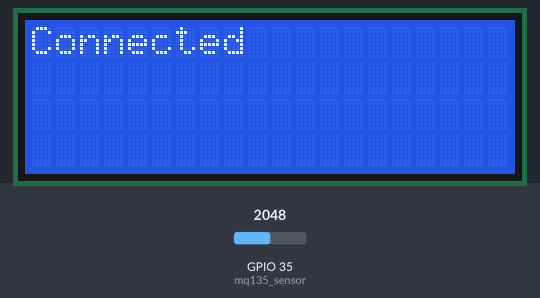
The sketch below on a simulated ESP32. Parts: 20×4 character LCD. Inputs (shaded band) come from the test bench; at power-on: GPIO 35 (mq135_sensor) = 2048. What the sketch prints to the serial monitor is not drawn.

Above: at 0.1 s.
At 4.7 s:
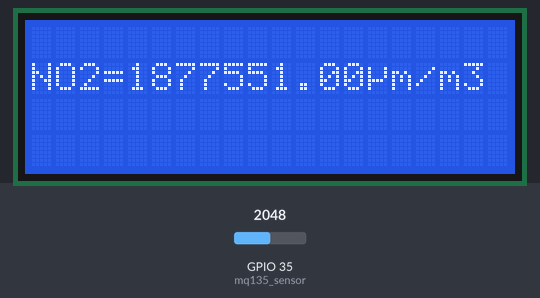
4.8 s: GPIO 35 (mq135_sensor) set to 0
At 7.3 s:
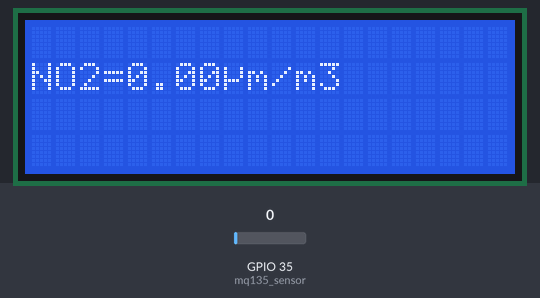
Timing chart, 0 to 8.8 s (numbered marks = the images above; inputs shaded):
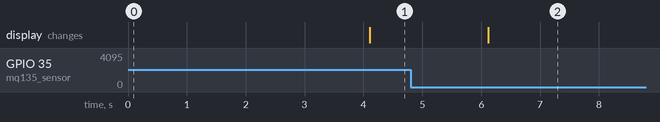

The sketch:

mq135_sensor.ino
```cpp
#include <LiquidCrystal_I2C.h>

#define mq135_sensor 35
int mq135_value;
float mq135_voltage;
float mq135_ppm;
float mq135_NO2;
byte microSymbol[8] = {
  B00000,
  B10001,
  B10001,
  B10001,
  B11110,
  B10000,
  B10000,
  B00000
};
LiquidCrystal_I2C lcd(0x27, 20, 4);

void setup() {
  Serial.begin(115200);
  Serial.println("Sensor start");

  // Start the LCD
  lcd.begin();
  lcd.backlight();
  lcd.createChar(0, microSymbol);
  lcd.clear();

  lcd.setCursor(0,0);
  lcd.print("Connected");
  delay(3000);
}

void loop() {
  mq135_value = analogRead(mq135_sensor);
  mq135_voltage = (mq135_value / 1023.0) * 5.0;
  mq135_ppm = constrain(((mq135_voltage / 0.2) * 100), 0, 1000);
  mq135_NO2 = (mq135_ppm * 46) / (24.5 * 0.001);
  Serial.print("mq135 analog value: "); Serial.println(mq135_value);
  Serial.print("mq135 voltage: "); Serial.println(mq135_voltage);
  Serial.print("mq135 ppm: "); Serial.println(mq135_ppm);
  Serial.print("mq135 NO2: "); Serial.println(mq135_NO2);
  delay(1000);

  // LCD Print
  lcd.clear();
  lcd.setCursor(0,1);
  lcd.print("NO2=");
  lcd.print(mq135_NO2);
  lcd.write(byte(0));
  lcd.print("m/m3");
  delay(1000);
}
```

Measured:
- after the input at 4.8 s, the display: changes after 1.3 s (image 2)
